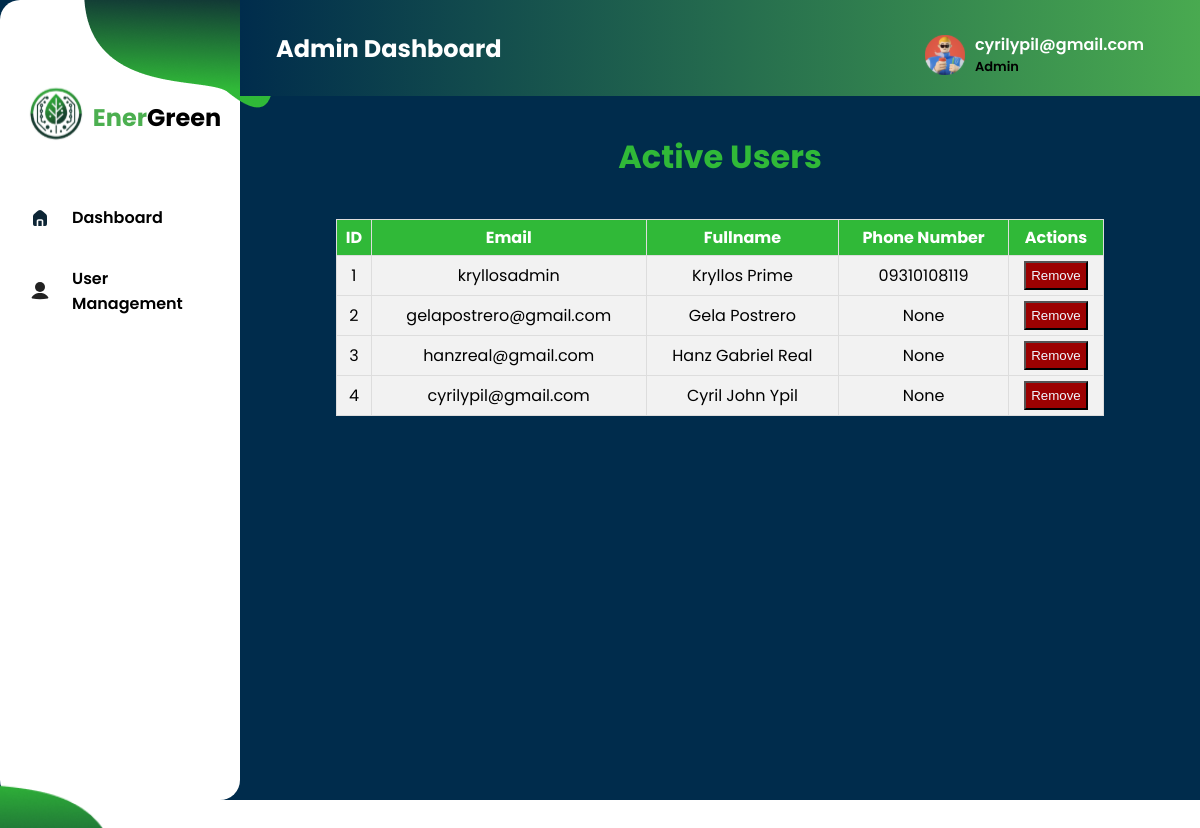
Page /UserManagement (signed in) on the committed database.
### tables this page shows
CREATE TABLE user (
  id INTEGER NOT NULL PRIMARY KEY,
  email TEXT NOT NULL UNIQUE,
  fullname TEXT NOT NULL,
  password TEXT DEFAULT NULL,
  phoneno TEXT DEFAULT NULL,
  hasSetup INTEGER DEFAULT 0
);

### app.py (the view)
@app.route('/UserManagement')
def UserManagement():
    records = db.getall_users(table='user')
    return render_template('AdminCarbonEmissionDash.html',fullname=session.get('name'),records=records) if not session.get('name') == None else redirect(url_for('landing'))

### app.py (called while the page is built)
@app.after_request
def after_request(response):
    response.headers['Cache-Control'] = 'no-cache,no-store,must-revalidate'
    return response

### dbhelper.py (called while the page is built)
    def getdb_connection(self):
        connection = connect(self.database)
        return connection

    def getprocess(self,sql:str):
        connection = self.getdb_connection()
        cursor = connection.cursor()
        cursor.execute(sql)
        cursor.row_factory = Row
        data:list = cursor.fetchall()  # Convert rows to dictionaries
        cursor.close()
        connection.close()
        return data

    def getall_users(self, table:str)->list:
        query = f"SELECT * FROM {table}"
        users:list = self.getprocess(query)
        return users

### templates/AdminCarbonEmissionDash.html (shortened to what this page needs)
{% extends 'AdminDashTemplate.html' %}
{% block content %}
<div style="display: flex; justify-content:center; align-items:center; padding-top: 1em;">
    <h1><span style="color: #30B938; text-align:center;">Active Users</span></h1>
</div>
<div class="table-container">
    <table class="styled-table">
        <thead>
            <tr>
                <th>ID</th>
                <th>Email</th>
                <th>Fullname</th>
                <th>Phone Number</th>
                <th>Actions</th>
            </tr>
        </thead>
        <tbody>
            {% for record in records %}
            <tr>
                <td>{{ record['id'] }}</td>
                <td>{{ record['email'] }}</td>
                <td>{{ record['fullname'].title() }}</td>
                <td>{{ record['phoneno']}}</td>
                <td><button style="cursor: pointer;background-color:rgb(156, 1, 1);color:aliceblue;padding:5px;" class="remove-btn" data-email="{{ record['email'] }}">Remove</button></td>
                </tr>
            {% endfor %}
        </tbody>
    </table>
</div>
{% endblock %}

### templates/AdminDashTemplate.html (shortened to what this page needs)
<!DOCTYPE html>
<html lang="en">
<head>
    <link rel="stylesheet" href="../static/css/AdminDashTemplateStyle.css">
</head>
<body>
    <div class="Container">
        <div class="Side-Navigation">
            <img id="sidetopimg" src="../static/images/png/sideimg2.png" alt="">
            <div class="logo-div">
                <div class="img-logo">
                    <img src="../static/images/logo/logo.svg" alt="">
                </div>
                <div class="webname">
                    <h2><span id="Color">Ener</span>Green</h2>
                </div>
            </div>
            <div class="Navigation-buttons">
                <div class="Dashbtn">
                    <li>
                        <a href="{{ url_for('AdminDashboard') }}" class="nav-button">
                            <img id="homeicon" src="../static/images/svg/Home-Icon.svg" alt="Dashboard Icon" width="24" height="24"> Dashboard
                        </a>
                    </li>
                </div>
                <div class="Dashbtn">
                    <li>
                        <a href="{{ url_for('UserManagement') }}" class="nav-button">
                            <img src="../static/images/svg/useric.svg" alt="Dashboard Icon" width="24" height="24"> User Management
                        </a>
                    </li>
                </div>
            </div>
            <img id="side-img" src="../static/images/png/sidebotimg.png" alt="" width="208">
        </div>
        <div class="Top-Main-Content">
            <div class="Top-Navigation">
                <div class="page-title">
                    <h2 id="dash-title">Admin Dashboard</h2>
                </div>
                <div class="profile-section" onclick="toggleDropdown()">
                    <a href="#">
                        <img src="../static/images/svg/profilenako.svg" alt="">
                        <div class="name-status">
                            <span id="user-name">{{ fullname }}</span> <br>
                            <p>Admin</p>
                        </div>
                    </a>
                </div>
            </div>
            {%  block content %}
            {% endblock %}
            </div>
        </div>
</body>
</html>

### static/css/AdminDashTemplateStyle.css (style rules this page uses)
body { padding: 0; margin: 0; box-sizing: border-box; overflow: hidden; }
.Container { display: flex; flex-direction: row; font-family: 'Poppins', sans-serif; overflow: hidden; width: 100vw; height: 100vh; background-color: #002c4c; }
.Side-Navigation { display: flex; align-items: center; flex-direction: column; width: 20vw; height: 100vh; background-color: #ffff; border-radius: 20px; }
#side-img { position: absolute; top: 87%; right: 90%; }
#sidetopimg { position: absolute; left: 7%; }
.profile-section span { color: #ffff; margin-right: 2em; }
.profile-section { position: relative; }
.name-status p { margin: 0; padding: 0; font-size: 13px; }
.Top-Navigation { position: relative; width: 100%; height: 12vh; background: linear-gradient(to left, #4CAF50, #002c4c); display: flex; align-items: center; padding: 0 20px; }
.page-title { position: relative; left: 1em; }
#dash-title { color: #ffff; }
.profile-section { display: flex; align-items: center; gap: 20px; position: absolute; top: 2em; right: 4em; font-weight: 600; }
.profile-section a { display: flex; align-items: center; text-decoration: none; color: black; gap: 10px; }
.profile-section img { width: 40px; height: 40px; }
.Top-Main-Content { width: 100%; height: 20vh; flex-direction: column; justify-content: space-between; }
.logo-div { display: flex; align-items: center; margin: 1em 2em 2em 2em; }
.logo-div, .Navigatiuon-buttons { margin-top: 5em; }
#Color { color: #4CAF50; }
.Dashbtn { list-style: none; width: 100%; border-radius: 20px; }
.Navigation-buttons { display: flex; flex-direction: column; align-items: flex-start; }
.Dashbtn a { display: flex; align-items: center; margin: 8px; gap: 20px; text-decoration: none; padding: 10px 20px; color: black; font-weight: 600; transition: background-color 0.3s, color 0.3s; border-radius: 10px; }
.Dashbtn a img { transition: color 0.1s; }

### templates/AdminCarbonEmissionDash.html (style rules this page uses)
.table-container { display: flex; justify-content: center; align-items: center; padding-top: 1em; max-height: 600px; overflow-y: auto; }
.styled-table { width: 80%; border-collapse: collapse; }
.styled-table thead { background-color: #30B938; color: white; }
.styled-table th, .styled-table td { padding: 5px 5px; text-align: center; border: 1px solid #ddd; }
.styled-table td { background-color: #f2f2f2; }
.styled-table tbody tr:nth-child(even) { background-color: #f2f2f2; }

### rows in the picture
user: email "cyrilypil@gmail.com", id "4", fullname "Cyril John Ypil", phoneno "None"
user: id "1", email "kryllosadmin", fullname "Kryllos Prime", phoneno "09310108119"
user: id "2", email "gelapostrero@gmail.com", fullname "Gela Postrero", phoneno "None"
user: id "3", email "hanzreal@gmail.com", fullname "Hanz Gabriel Real", phoneno "None"
